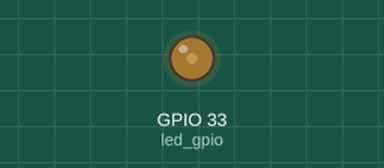
Bench run of a sketch on a simulated ESP32. Shown: output pins drawn as LEDs (lit = HIGH).

Above: at 0.05 s.
At 0.15 s:
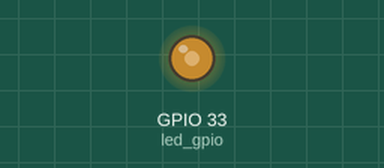
Timing chart, 0 to 3.0 s (numbered marks = the images above):
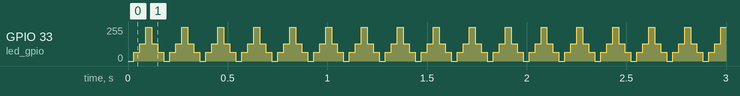

Measured:
- by itself, GPIO 33 (led_gpio): repeats every 0.18 s: 128/255 0.03 s, 255/255 0.03 s, 128/255 0.03 s, 64/255 0.03 s, 0/255 0.03 s, 64/255 0.03 s

The sketch:

01b_Led_Pwm.ino
```cpp
const byte led_gpio=33;     //Led is attached to gpio33
int brightnessVal=0;
int fadeVal=1;


void setup() {

ledcAttachPin(led_gpio,0);          //assign the led to a channel


/*
 Initialize channels
 https://github.com/espressif/arduino-esp32/blob/master/cores/esp32/esp32-hal-ledc.h
 channels 0-15, resolution 1-16 bits, freq limits depend on resolution
 */
 ledcSetup(0,4000,2);// 4 kHz PWM, 2-bit resolution

  /*
  2_bit_resolution   2^2 => 4
  4_bit_resolution   2^3 => 8
  .
  .
  .
  8_bit_resolution   2^8 => 256
  12_bit_resolution  2^12 => 4,096
  */
}


void loop() {

ledcWrite(0,brightnessVal);           // set the brightnessVal of the LED to the channel

brightnessVal=brightnessVal+fadeVal;
if (brightnessVal<=0||brightnessVal>=3)  //Here the range is set by referring the resolution table given above
{
  fadeVal=-fadeVal;
  }
  delay(30);
}
```
